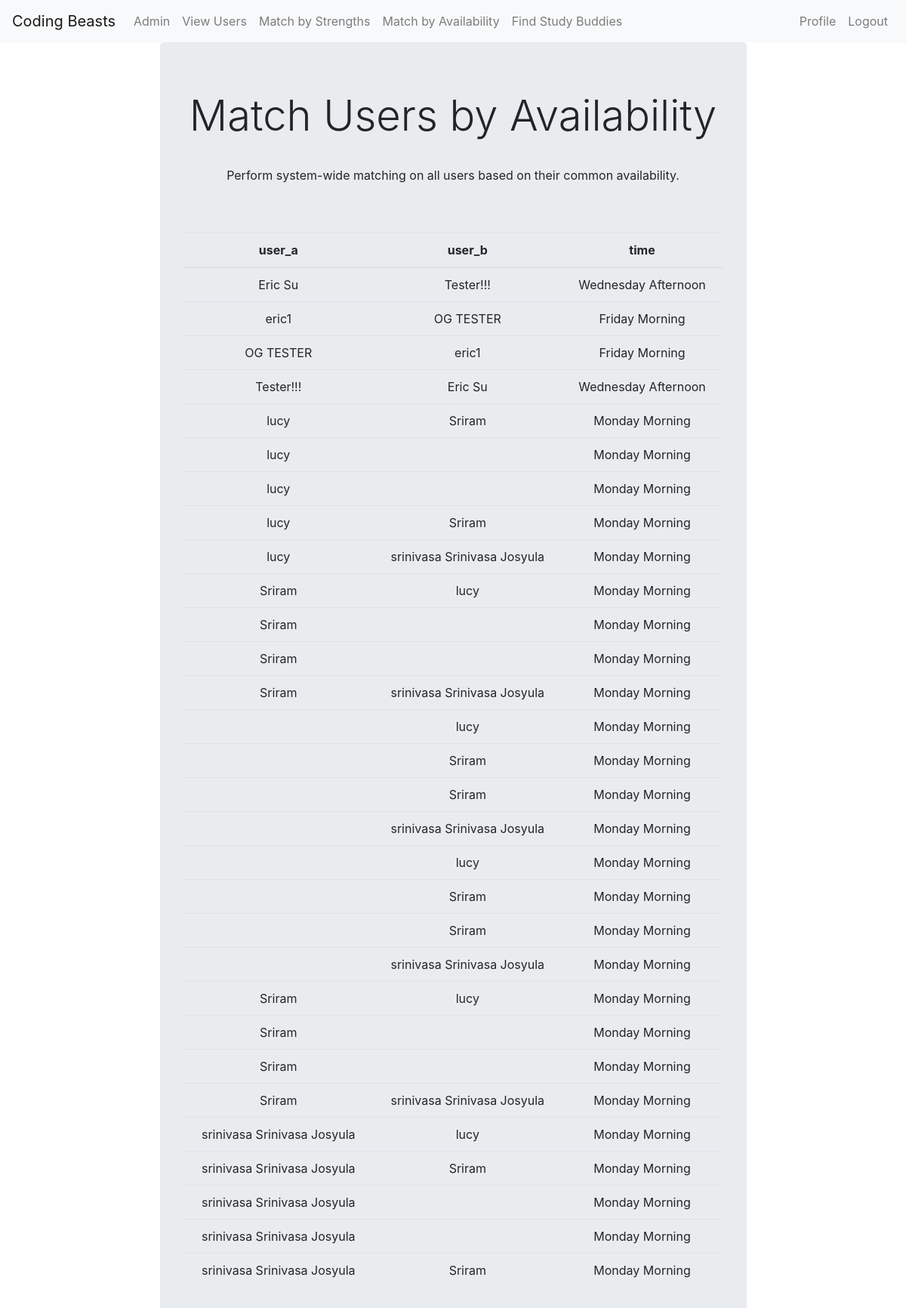
Page /matches/time/ (signed in) on the committed database.
### sbuddy/models.py (models this page shows, shortened)
class Profile(models.Model):
    STRENGTH_CHOICES = (
        ('--------', '--------'),
        ('Mathematics','Mathematics'),
        ('Chemistry','Chemistry'),
        ('Physics','Physics'),
        ('Computer Science','Computer Science'),
        ('Economics','Economics'),
        )
    SCHEDULE_CHOICES = [
        ("Monday Morning", "Monday Morning"),
        ("Monday Afternoon", "Monday Afternoon"),
        ("Tuesday Morning", "Tuesday Morning"),
        ("Tuesday Afternoon", "Tuesday Afternoon"),
        ("Wednesday Morning", "Wednesday Morning"),
        ("Wednesday Afternoon", "Wednesday Afternoon"),
        ("Thursday Morning", "Thursday Morning"),
        ("Thursday Afternoon", "Thursday Afternoon"),
        ("Friday Morning", "Friday Morning"),
        ("Friday Afternoon", "Friday Afternoon"),
    ]
    user = models.OneToOneField(User, on_delete=models.CASCADE)
    image = models.ImageField(default='default.jpg', upload_to='profile_pics')
    name = models.CharField(max_length=100, blank=False, default='')
    meetingURL = models.CharField(max_length=100, blank=False, default='')
    strengths = models.CharField(
        max_length=255,
        choices=STRENGTH_CHOICES,
        default='')
    weaknesses = models.CharField(
        max_length=255,
        choices=STRENGTH_CHOICES,
        default='')
    availability = models.CharField(
        max_length=50,
        choices=SCHEDULE_CHOICES,
        default='Monday Morning',
    )
    phone_number = models.CharField(max_length=20)

### sbuddy/views.py (the view)
# urls.py: path('matches/time/', views.match_users_by_availability, name='match_time'),
def match_users_by_availability(request):
    users = Profile.objects.all()
    matches = []
    for user_a in users:
        for user_b in users:
            if user_b.name != user_a.name:
                if user_a.availability == user_b.availability:
                    match = (user_a, user_b)
                    matches.append(match)
    return render(request, 'sbuddy/matches_time.html', {'matches': matches})

### sbuddy/templates/sbuddy/matches_time.html (shortened to what this page needs)
{% extends 'sbuddy/base.html' %}
{% load bootstrap4 %}
{% block content %}
<body>
    <div class="form jumbotron mid">
        <h1 class="text-center display-4" style="padding-bottom:25px"> Match Users by Availability</h1>
        <p>Perform system-wide matching on all users based on their common availability.</p>
        <br>
        <br>
        <table class="table">
            <thead>
                <tr>
                <th class="text-center">user_a</th>
                <th class="text-center">user_b</th>
                <th class="text-center">time</th>
                </tr>
            </thead>
            <tbody>
                {% for match in matches %}
                <tr>
                    <td class="text-center">{{ match.0.name }}</td>
                    <td class="text-center">{{ match.1.name }}</td>
                    <td class="text-center">{{ match.1.availability }}</td>
                </tr>
                {% endfor %}
            </tbody>
        </table>
    </div>
</body>
</head>
{% endblock %}

### sbuddy/templates/sbuddy/base.html (style rules this page uses)
.form { margin-right: 15%; margin-left: 15%; }

### sbuddy/templates/sbuddy/matches_time.html (style rules this page uses)
.form { margin-right: 15%; margin-left: 15%; }

### rows in the picture
Profile: name "Eric Su", name "Tester!!!", availability "Wednesday Afternoon"
Profile: name "eric1", name "OG TESTER", availability "Friday Morning"
Profile: name "OG TESTER", name "eric1", availability "Friday Morning"
Profile: name "Tester!!!", name "Eric Su", availability "Wednesday Afternoon"
Profile: name "lucy", name "Sriram", availability "Monday Morning", name "srinivasa Srinivasa Josyula"
Profile: name "Sriram", name "lucy", availability "Monday Morning", name "srinivasa Srinivasa Josyula"
Profile: name "lucy", availability "Monday Morning", name "Sriram", name "srinivasa Srinivasa Josyula"
Profile: name "lucy", availability "Monday Morning", name "Sriram", name "srinivasa Srinivasa Josyula"
Profile: name "Sriram", name "lucy", availability "Monday Morning", name "srinivasa Srinivasa Josyula"
Profile: name "srinivasa Srinivasa Josyula", name "lucy", availability "Monday Morning", name "Sriram"
